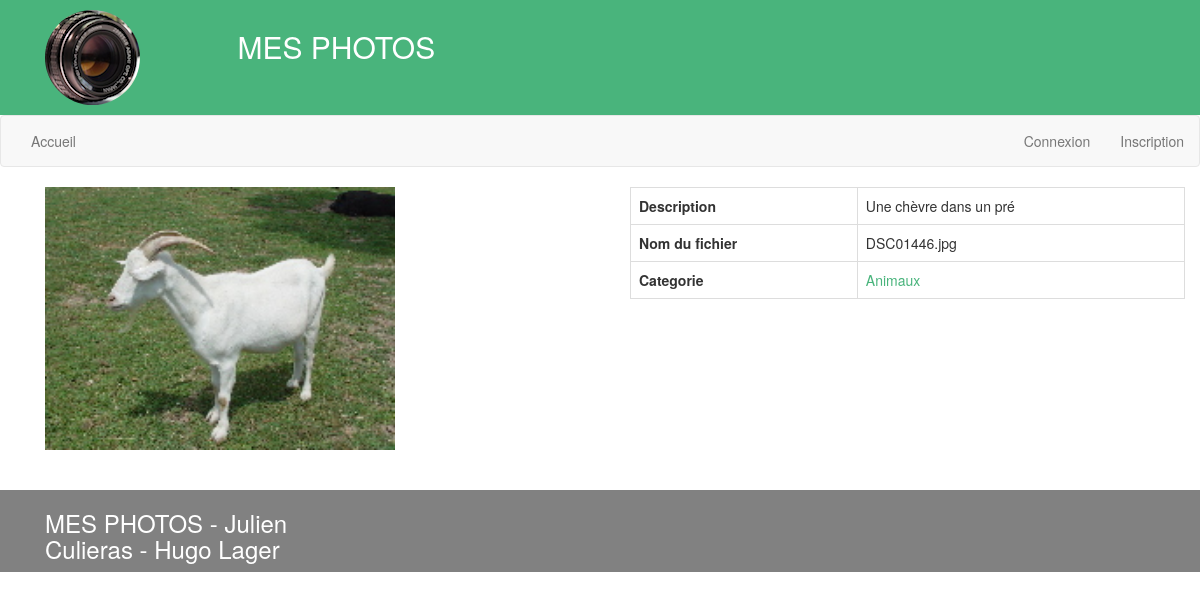
The app's page /mvc_maison/index.php?page=detailPhoto&photo=4 with its own data.
### tables this page shows
CREATE TABLE `Photo` (
  `photoId` int(5) NOT NULL,
  `nomFich` varchar(255) NOT NULL,
  `description` varchar(255) NOT NULL,
  `catId` int(5) NOT NULL
);

CREATE TABLE `Categorie` (
  `catId` int(5) NOT NULL,
  `nomCat` varchar(255) NOT NULL
);

### mvc_maison/index.php (called while the page is built, shortened)
<?php
if(isset($_GET['page']))
{
  $page = htmlspecialchars($_GET['page']);
}
else
	$page='accueil';
require_once(PATH_CONTROLLERS.$page.'.php');
?>

### mvc_maison/models/PhotoDAO.php (called while the page is built, shortened)
<?php
require_once(PATH_MODELS.'DAO.php');
class PhotoDAO extends DAO
{
    public function getPhoto($idPhoto){
        require_once (PATH_ENTITY.'Photo.php');
        $param = array($idPhoto);
        $res = $this->queryRow('select * from photo where photoId = ?', $param);
        if ($res){
            $caracsPhoto = new Photo(
                $res['photoId'],
                $res['nomFich'],
                $res['description'],
                $res['catId']);
            return $caracsPhoto;
        }
        return null;
    }
}

### mvc_maison/models/Connexion.php (called while the page is built, shortened)
<?php
class Connexion
{
  private $_bdd = null;
  private static $_instance = null;
  private function __construct ()
  {
	$this->_bdd = new PDO('mysql:host='.BD_HOST.'; dbname='.BD_DBNAME.'; charset=utf8', BD_USER, BD_PWD);
	$this->_bdd->setAttribute(PDO::ATTR_ERRMODE, PDO::ERRMODE_EXCEPTION);
  }
  public static function getInstance()
  {
    if(is_null(self::$_instance))
      self::$_instance = new Connexion();
    return self::$_instance;
  }
  public function getBdd()
  {
    return $this->_bdd;
  }
}

### mvc_maison/models/DAO.php (called while the page is built, shortened)
<?php
require_once(PATH_MODELS.'Connexion.php');
abstract class DAO
{
      private function _requete($sql, $args = null)
      {
            if ($args == null)
            {
                $pdos = Connexion::getInstance()->getBdd()->query($sql);
            }
            else
            {
                $pdos = Connexion::getInstance()->getBdd()->prepare($sql);
                $pdos->execute($args);
            }
            return $pdos;
      }
      public function queryRow($sql, $args = null)
      {
        try
        {
            $pdos = $this->_requete($sql, $args);
            $res = $pdos->fetch();
        }
        catch(PDOException $e)
        {
              $this->_erreur = $e->getMessage();
              $res = false;
        }
          return $res;
      }
}

### mvc_maison/entity/Photo.php (called while the page is built, shortened)
<?php
class Photo
{
    private $_nomFich;
    private $_description;
    private $_categorie;
    function __construct($idPhoto, $nomFich, $description, $idCategorie)
    {
        $this->_nomFich = $nomFich;
        $this->_description = $description;
        $this->_categorie = $idCategorie;
    }
    public function getNomFich()
    {
        return $this->_nomFich;
    }
    public function getDescription()
    {
        return $this->_description;
    }
    public function getCategorie()
    {
        return $this->_categorie;
    }
}

### mvc_maison/models/CategorieDAO.php (called while the page is built, shortened)
<?php
require_once(PATH_MODELS.'DAO.php');
class CategorieDAO extends DAO
{
    public function getCategorie($catId){
        require_once (PATH_ENTITY.'Categorie.php');
        $param = array($catId);
        $res = $this->queryRow('select * from categorie WHERE catId = ?', $param);
        if ($res){
            $caracsCategorie = new Categorie(
                $res['catId'],
                $res['nomCat']);
            return $caracsCategorie;
        }
        return null;
    }
}

### mvc_maison/entity/Categorie.php (called while the page is built, shortened)
<?php
class Categorie
{
    private $_idCat;
    private $_nomCat;
    function __construct($idCat, $nomCat)
    {
        $this->_idCat = $idCat;
        $this->_nomCat = $nomCat;
    }
    public function getIdCat()
    {
        return $this->_idCat;
    }
    public function getNomCat()
    {
        return $this->_nomCat;
    }
}

### mvc_maison/views/v_detailPhoto.php (the view, shortened to what this page needs)
<div class="row">
    <div class="col-lg-6">
        <img
            src= "<?= PATH_GALERIE . $caracsPhoto->getNomFich() ?>"
            alt= <?= $caracsPhoto->getDescription() ?>
            width="350px"
        />
    </div>
    <div class="col-lg-6">
        <table class="table table-bordered">
            <tr>
                <th> Description </th>
                <td> <?= $caracsPhoto->getDescription() ?> </td>
            </tr>
            <tr>
                <th> Nom du fichier </th>
                <td> <?= $caracsPhoto->getNomFich() ?> </td>
            </tr>
            <tr>
                <th> Categorie </th>
                <td>
                    <a href= <?= 'index.php?page=accueil&catId=' . $caracsCategorie->getIdCat() ?> >
                        <?= $caracsCategorie->getNomCat() ?>
                    </a>
                </td>
            </tr>
        </table>
    </div>
</div>

### mvc_maison/assets/css/css.css (style rules this page uses)
a, a:hover { color: #49B47C; }

### records on screen
photo: nomFich (picture), description "Une chèvre dans un pré", nomFich "DSC01446.jpg"
categorie: nomCat "Animaux"

### other values on screen
TITRE "MES PHOTOS"
MENU_ACCUEIL "Accueil"
MENU_LOGIN "Connexion"
MENU_REGISTER "Inscription"
AUTEUR "Julien Culieras - Hugo Lager"
